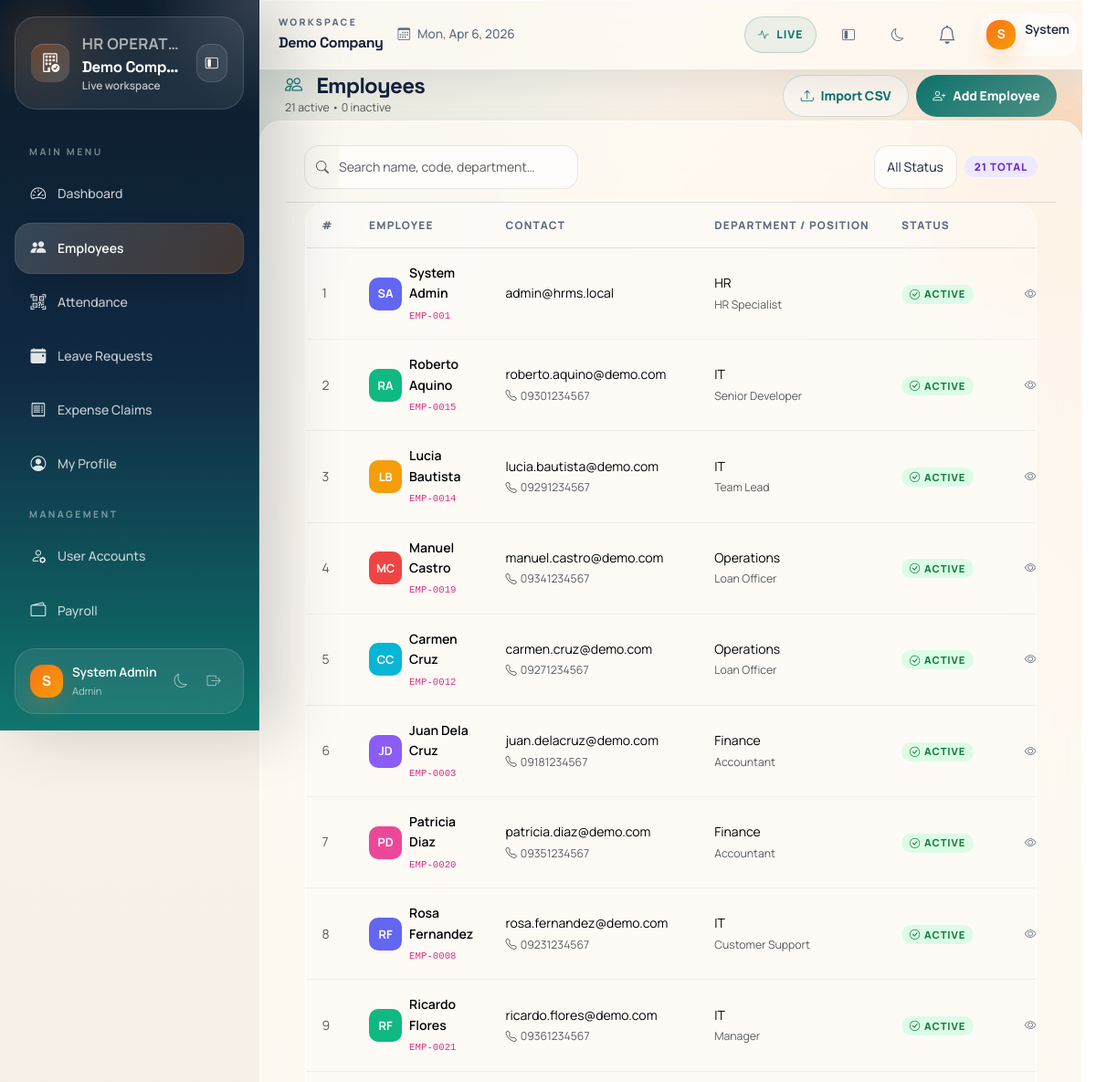
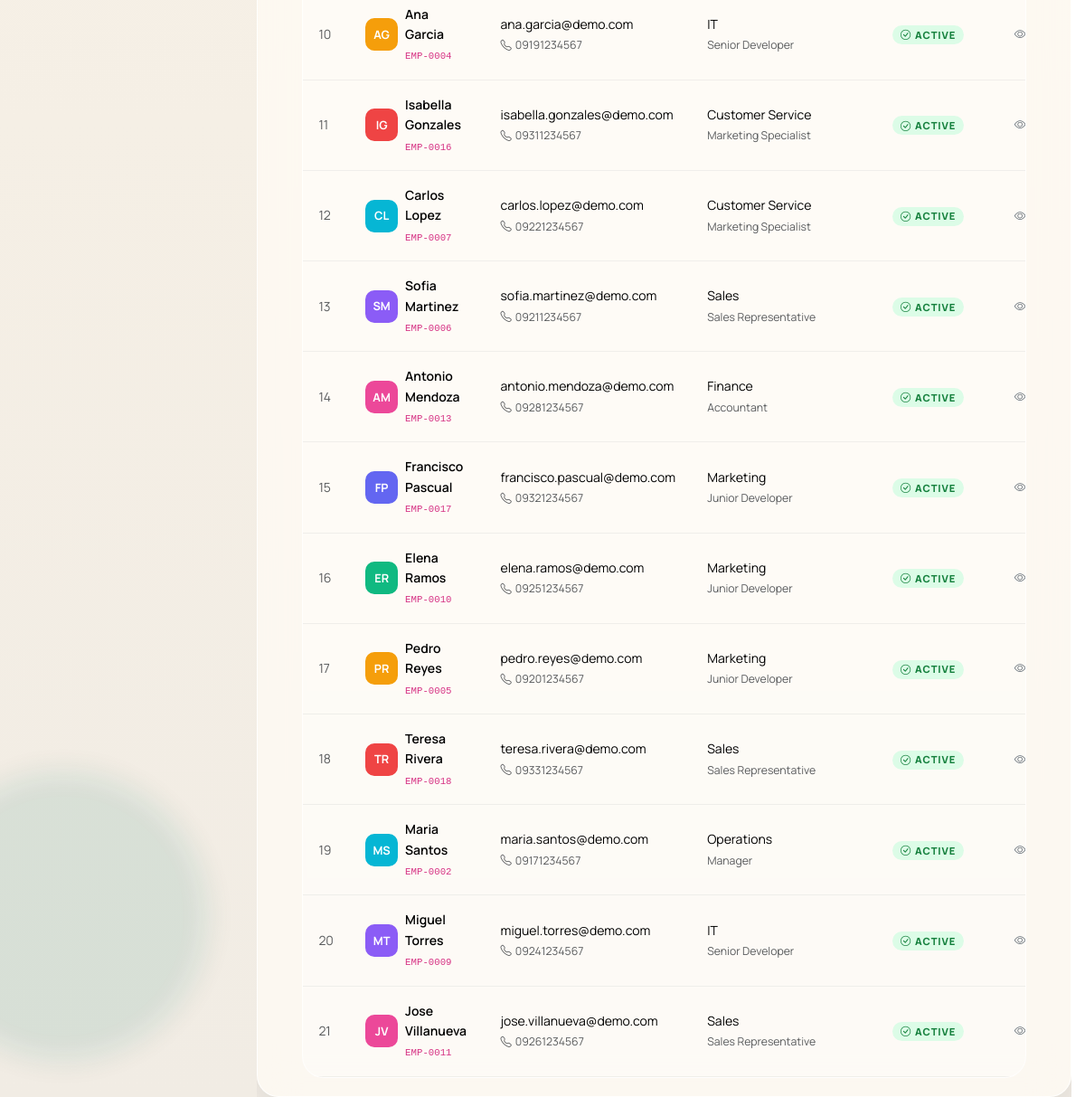
Page /modules/employees/index.php (signed in) on the committed database (2 pictures, top to bottom).
### tables this page shows
CREATE TABLE employees (
    id INT AUTO_INCREMENT PRIMARY KEY,
    company_id INT NOT NULL,
    employee_code VARCHAR(30),
    first_name VARCHAR(100) NOT NULL,
    last_name VARCHAR(100) NOT NULL,
    email VARCHAR(150) NOT NULL,
    phone VARCHAR(50),
    department_id INT NULL,
    position_id INT NULL,
    hire_date DATE NULL,
    basic_salary DECIMAL(10,2) DEFAULT 0,
    status ENUM('active','inactive') DEFAULT 'active',
    created_at DATETIME DEFAULT CURRENT_TIMESTAMP,
    UNIQUE KEY uniq_emp_code(company_id, employee_code),
    UNIQUE KEY uniq_emp_email(company_id, email)
);

CREATE TABLE departments (
    id INT AUTO_INCREMENT PRIMARY KEY,
    company_id INT NOT NULL,
    name VARCHAR(100) NOT NULL,
    UNIQUE KEY uniq_dept(company_id, name)
);

CREATE TABLE positions (
    id INT AUTO_INCREMENT PRIMARY KEY,
    company_id INT NOT NULL,
    name VARCHAR(100) NOT NULL,
    UNIQUE KEY uniq_pos(company_id, name)
);

### includes/functions.php (called while the page is built, shortened)
<?php
function e($s) {
    return htmlspecialchars($s ?? "", ENT_QUOTES, "UTF-8");
}

### modules/employees/index.php (the view, shortened to what this page needs)
<?php
require_once __DIR__.'/../../config/db.php';
require_once __DIR__.'/../../includes/header.php';
require_once __DIR__.'/../../includes/nav.php';
$u = $_SESSION['user'];
$canEdit = in_array($u['role'], ['Admin', 'HR Officer']);
$hasSaas = $pdo->query("SHOW COLUMNS FROM departments LIKE 'company_id'")->fetch();
$cid = $hasSaas ? (company_id() ?? 1) : null;
if($hasSaas && $cid) {
    $st = $pdo->prepare("SELECT e.*, d.name as dept_name, p.name as pos_name
        FROM employees e
        LEFT JOIN departments d ON d.id=e.department_id
        LEFT JOIN positions p ON p.id=e.position_id
        WHERE e.company_id=?
        ORDER BY e.status DESC, e.last_name, e.first_name");
    $st->execute([$cid]); $rows = $st->fetchAll();
}
$totalActive   = count(array_filter($rows, fn($r) => $r['status'] === 'active'));
$totalInactive = count($rows) - $totalActive;
?>
<div class="page-header d-flex justify-content-between align-items-center flex-wrap gap-2">
    <div>
        <h4 class="mb-0"><i class="bi bi-people me-2"></i>Employees</h4>
        <small class="text-muted"><?= $totalActive ?> active &bull; <?= $totalInactive ?> inactive</small>
    </div>
    <?php if($canEdit): ?>
    <div class="d-flex gap-2">
        <a href="import.php" class="btn btn-outline-primary"><i class="bi bi-upload me-2"></i>Import CSV</a>
        <button class="btn btn-primary" data-bs-toggle="modal" data-bs-target="#addModal">
            <i class="bi bi-person-plus me-2"></i>Add Employee
        </button>
    </div>
    <?php endif; ?>
</div>
<div class="card">
    <div class="table-toolbar">
        <div class="input-group" style="max-width:300px;">
            <span class="input-group-text bg-transparent border-end-0"><i class="bi bi-search text-muted"></i></span>
            <input type="text" id="empSearch" class="form-control border-start-0 ps-0" placeholder="Search name, code, department…">
        </div>
        <div class="d-flex gap-2 align-items-center">
            <select id="statusFilter" class="form-select form-select-sm" style="width:auto;">
                <option value="">All Status</option>
            </select>
            <span class="badge bg-primary table-count-badge" id="rowCount"><?= count($rows) ?> total</span>
        </div>
    </div>
    <div class="table-responsive-wrapper">
        <table class="table table-hover mb-0" id="empTable">
            <thead>
                <tr>
                    <th>#</th>
                    <th>Employee</th>
                    <th>Contact</th>
                    <th>Department / Position</th>
                    <th>Status</th>
                    <th class="text-center">Actions</th>
                </tr>
            </thead>
            <tbody>
            <?php if(empty($rows)): ?>
                <tr><td colspan="6" class="text-center py-5 text-muted">
                    <i class="bi bi-people fs-2 d-block mb-2 opacity-25"></i>No employees found
                </td></tr>
            <?php else: foreach($rows as $idx => $r):
                $colors = ['#6366f1','#10b981','#f59e0b','#ef4444','#06b6d4','#8b5cf6','#ec4899'];
                $color = $colors[$idx % count($colors)];
            ?>
                <tr data-status="<?= $r['status'] ?>" data-search="<?= strtolower(e($r['first_name'].' '.$r['last_name'].' '.$r['employee_code'].' '.($r['dept_name']??'').' '.($r['pos_name']??''))) ?>">
                    <td class="text-muted"><?= $idx+1 ?></td>
                    <td>
                        <div class="d-flex align-items-center gap-2">
                            <?php if(!empty($r['photo_path'])): ?>
                                <img src="<?= BASE_URL . e($r['photo_path']) ?>" alt="photo" style="width:36px;height:36px;border-radius:50%;object-fit:cover">
                            <?php else: ?>
                                <div class="avatar-sm" style="background:<?= $color ?>;">
                                    <?= strtoupper(substr($r['first_name'],0,1).substr($r['last_name'],0,1)) ?>
                                </div>
                            <?php endif; ?>
                            <div>
                                <div class="fw-semibold"><?= e($r['first_name'].' '.$r['last_name']) ?></div>
                                <small class="text-muted"><code><?= e($r['employee_code']) ?></code></small>
                            </div>
                        </div>
                    </td>
                    <td>
                        <div><?= e($r['email']) ?></div>
                        <?php if($r['phone'] ?? ''): ?>
                        <small class="text-muted"><i class="bi bi-telephone me-1"></i><?= e($r['phone']) ?></small>
                        <?php endif; ?>
                    </td>
                    <td>
                        <div><?= e($r['dept_name'] ?? '—') ?></div>
                        <small class="text-muted"><?= e($r['pos_name'] ?? '—') ?></small>
                    </td>
                    <td>
                        <?php if($r['status'] === 'active'): ?>
                            <span class="badge bg-success"><i class="bi bi-check-circle me-1"></i>Active</span>
                        <?php else: ?>
                            <span class="badge bg-secondary"><i class="bi bi-x-circle me-1"></i>Inactive</span>
                        <?php endif; ?>
                    </td>
                    <?php if($canEdit): ?>
                    <td class="action-btns text-center">
                        <button type="button" class="btn btn-sm btn-outline-secondary"
                                data-bs-toggle="modal" data-bs-target="#viewEmpModal<?= (int)$r['id'] ?>"
                                title="View Details">
                            <i class="bi bi-eye"></i>
                        </button>
                    </td>
                    <?php endif; ?>
                </tr>
            <?php endforeach; endif; ?>
            </tbody>
        </table>
    </div>
</div>
<?php require_once __DIR__.'/../../includes/footer.php'; ?>

### rows in the picture
employees: first_name+last_name "SA", first_name+last_name "System Admin", employee_code "EMP-001", email "admin@hrms.local", department.name "HR", position.name "HR Specialist", status "active" (drawn)
employees: first_name+last_name "RA", first_name+last_name "Roberto Aquino", employee_code "EMP-0015", email "roberto.aquino@demo.com", phone "09301234567", department.name "IT", position.name "Senior Developer", status "active" (drawn)
employees: first_name+last_name "LB", first_name+last_name "Lucia Bautista", employee_code "EMP-0014", email "lucia.bautista@demo.com", phone "09291234567", department.name "IT", position.name "Team Lead", status "active" (drawn)
employees: first_name+last_name "MC", first_name+last_name "Manuel Castro", employee_code "EMP-0019", email "manuel.castro@demo.com", phone "09341234567", department.name "Operations", position.name "Loan Officer", status "active" (drawn)
employees: first_name+last_name "CC", first_name+last_name "Carmen Cruz", employee_code "EMP-0012", email "carmen.cruz@demo.com", phone "09271234567", department.name "Operations", position.name "Loan Officer", status "active" (drawn)
employees: first_name+last_name "JD", first_name+last_name "Juan Dela Cruz", employee_code "EMP-0003", email "juan.delacruz@demo.com", phone "09181234567", department.name "Finance", position.name "Accountant", status "active" (drawn)
employees: first_name+last_name "PD", first_name+last_name "Patricia Diaz", employee_code "EMP-0020", email "patricia.diaz@demo.com", phone "09351234567", department.name "Finance", position.name "Accountant", status "active" (drawn)
employees: first_name+last_name "RF", first_name+last_name "Rosa Fernandez", employee_code "EMP-0008", email "rosa.fernandez@demo.com", phone "09231234567", department.name "IT", position.name "Customer Support", status "active" (drawn)
employees: first_name+last_name "RF", first_name+last_name "Ricardo Flores", employee_code "EMP-0021", email "ricardo.flores@demo.com", phone "09361234567", department.name "IT", position.name "Manager", status "active" (drawn)
employees: first_name+last_name "AG", first_name+last_name "Ana Garcia", employee_code "EMP-0004", email "ana.garcia@demo.com", phone "09191234567", department.name "IT", position.name "Senior Developer", status "active" (drawn)
employees: first_name+last_name "IG", first_name+last_name "Isabella Gonzales", employee_code "EMP-0016", email "isabella.gonzales@demo.com", phone "09311234567", department.name "Customer Service", position.name "Marketing Specialist", status "active" (drawn)
employees: first_name+last_name "CL", first_name+last_name "Carlos Lopez", employee_code "EMP-0007", email "carlos.lopez@demo.com", phone "09221234567", department.name "Customer Service", position.name "Marketing Specialist", status "active" (drawn)
employees: first_name+last_name "SM", first_name+last_name "Sofia Martinez", employee_code "EMP-0006", email "sofia.martinez@demo.com", phone "09211234567", department.name "Sales", position.name "Sales Representative", status "active" (drawn)
employees: first_name+last_name "AM", first_name+last_name "Antonio Mendoza", employee_code "EMP-0013", email "antonio.mendoza@demo.com", phone "09281234567", department.name "Finance", position.name "Accountant", status "active" (drawn)
employees: first_name+last_name "FP", first_name+last_name "Francisco Pascual", employee_code "EMP-0017", email "francisco.pascual@demo.com", phone "09321234567", department.name "Marketing", position.name "Junior Developer", status "active" (drawn)
employees: first_name+last_name "ER", first_name+last_name "Elena Ramos", employee_code "EMP-0010", email "elena.ramos@demo.com", phone "09251234567", department.name "Marketing", position.name "Junior Developer", status "active" (drawn)
employees: first_name+last_name "PR", first_name+last_name "Pedro Reyes", employee_code "EMP-0005", email "pedro.reyes@demo.com", phone "09201234567", department.name "Marketing", position.name "Junior Developer", status "active" (drawn)
employees: first_name+last_name "TR", first_name+last_name "Teresa Rivera", employee_code "EMP-0018", email "teresa.rivera@demo.com", phone "09331234567", department.name "Sales", position.name "Sales Representative", status "active" (drawn)
employees: first_name+last_name "MS", first_name+last_name "Maria Santos", employee_code "EMP-0002", email "maria.santos@demo.com", phone "09171234567", department.name "Operations", position.name "Manager", status "active" (drawn)
employees: first_name+last_name "MT", first_name+last_name "Miguel Torres", employee_code "EMP-0009", email "miguel.torres@demo.com", phone "09241234567", department.name "IT", position.name "Senior Developer", status "active" (drawn)
employees: first_name+last_name "JV", first_name+last_name "Jose Villanueva", employee_code "EMP-0011", email "jose.villanueva@demo.com", phone "09261234567", department.name "Sales", position.name "Sales Representative", status "active" (drawn)

### other values in the picture
$company['name'] "Demo Comp…"
$companyPlanLabel "Live workspace"
substr($u['name'] ?: $u['email'], 0, 1) "S"
$u['name'] ?: $u['email'] "System Admin"
$u['role'] "Admin"
$company['name'] "Demo Company"
explode(' ', $u['name'] ?: $u['email'])[0] "System"
$totalActive "21"
$totalInactive "0"
count($rows) "21"
